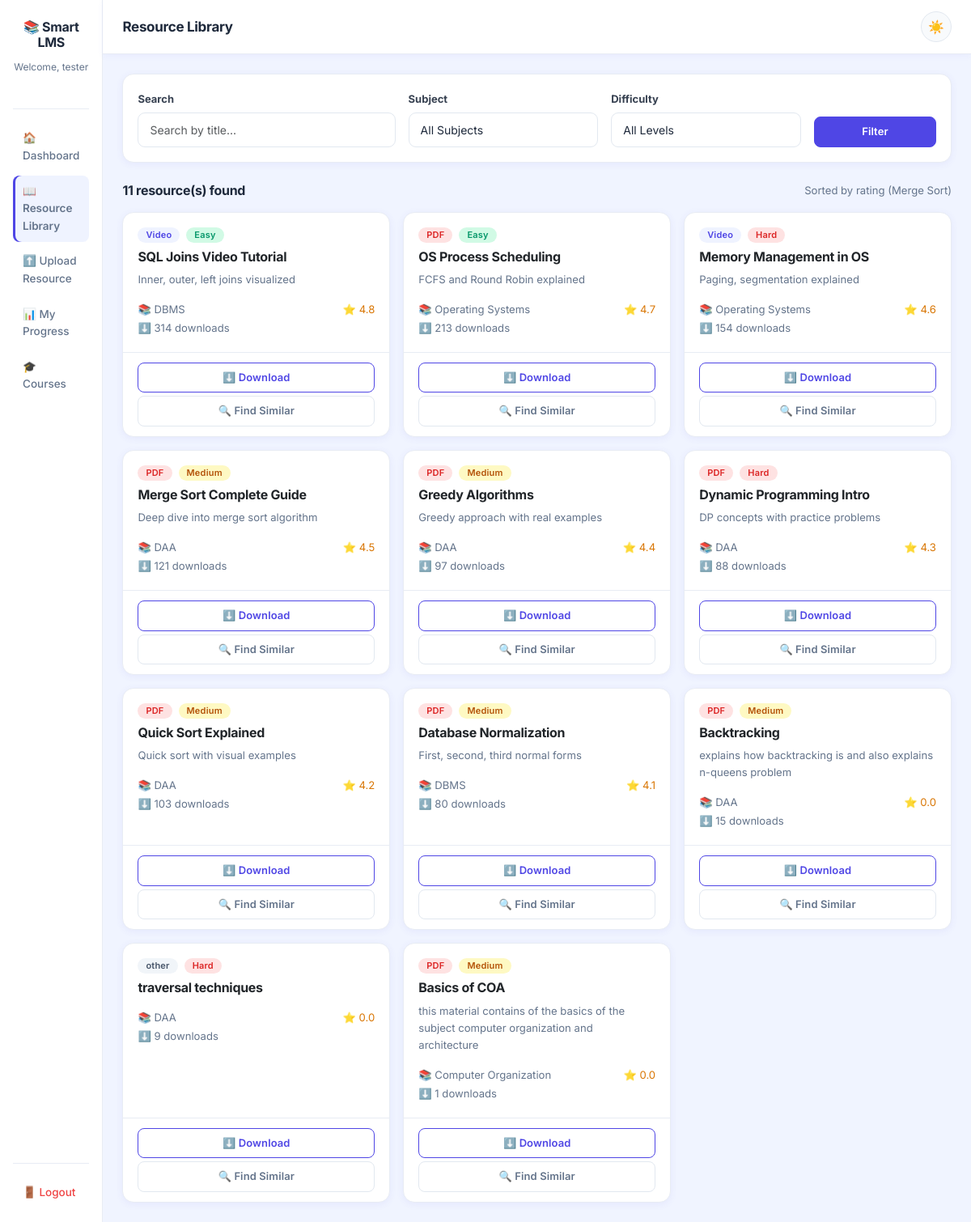
/library (signed in), run on the app's committed database.
### tables this page shows
CREATE TABLE resources (
            resource_id  INTEGER PRIMARY KEY AUTOINCREMENT,
            title        TEXT NOT NULL,
            description  TEXT,
            type         TEXT NOT NULL,
            course       TEXT NOT NULL,
            difficulty   TEXT NOT NULL,
            file_path    TEXT,
            rating       REAL DEFAULT 0,
            downloads    INTEGER DEFAULT 0,
            uploaded_at  TIMESTAMP DEFAULT CURRENT_TIMESTAMP
        );

### app.py (the view)
@app.route('/library')
def library():
    if 'student_id' not in session:
        return redirect(url_for('login'))
    from database.db import get_all_resources
    from algorithms.sorting import merge_sort
    all_resources  = get_all_resources()
    resources_list = [dict(r) for r in all_resources]
    show_similar  = request.args.get('show_similar', '')
    similar_title = ''
    if show_similar and 'similar_ids' in session:
        similar_ids   = session.pop('similar_ids')
        similar_title = session.pop('similar_title', '')
        session.pop('similar_course', '')
        resources_list = [
            r for r in resources_list
            if r['resource_id'] in similar_ids
        ]
        resources_list = merge_sort(resources_list, key='rating', reverse=True)
    else:
        search     = request.args.get('search', '')
        course     = request.args.get('course', '')
        difficulty = request.args.get('difficulty', '')
        if search:
            resources_list = [
                r for r in resources_list
                if search.lower() in r['title'].lower()
            ]
        if course:
            resources_list = [
                r for r in resources_list
                if r['course'] == course
            ]
        if difficulty:
            resources_list = [
                r for r in resources_list
                if r['difficulty'] == difficulty
            ]
        resources_list = merge_sort(resources_list, key='rating', reverse=True)
    courses = sorted(set([r['course'] for r in all_resources]))
    difficulties = sorted(set([r['difficulty'] for r in all_resources]))
    return render_template('library.html',
                           resources=resources_list,
                           student_name=session['student_name'],
                           search=request.args.get('search', ''),
                           course=request.args.get('course', ''),
                           difficulty=request.args.get('difficulty', ''),
                           similar_title=similar_title,
                           courses=courses,
                           difficulties=difficulties)

### algorithms/sorting.py (called while the page is built, shortened)
def merge_sort(resources, key='rating', reverse=True):
    if len(resources) <= 1:
        return resources
    mid = len(resources) // 2
    left_half  = resources[:mid]
    right_half = resources[mid:]
    left_sorted  = merge_sort(left_half,  key, reverse)
    right_sorted = merge_sort(right_half, key, reverse)
    return merge(left_sorted, right_sorted, key, reverse)

def merge(left, right, key, reverse):
    result = []
    i = 0  # pointer for left list
    j = 0  # pointer for right list
    while i < len(left) and j < len(right):
        left_val  = left[i][key]  if left[i][key]  is not None else 0
        right_val = right[j][key] if right[j][key] is not None else 0
        if reverse:
            if left_val >= right_val:
                result.append(left[i])
                i += 1
            else:
                result.append(right[j])
                j += 1
    result.extend(left[i:])
    result.extend(right[j:])
    return result

### database/db.py (called while the page is built)
def get_connection():
    conn = sqlite3.connect(DB_PATH)
    conn.row_factory = sqlite3.Row
    return conn

def get_all_resources():
    conn = get_connection()
    cursor = conn.cursor()
    cursor.execute('''
        SELECT resource_id, title, description, type,
               course, difficulty, rating, downloads
        FROM resources
        ORDER BY rating DESC
    ''')
    resources = cursor.fetchall()
    conn.close()
    return resources

### templates/library.html (shortened to what this page needs)
{% extends 'base.html' %}
{% block content %}
<div class="d-flex" style="min-height: 100vh;">
    <div class="sidebar d-flex flex-column p-3" style="width: 240px; min-height: 100vh; background-color: #1e293b;">
        <div class="text-center mb-4 mt-2">
            <h5 class="text-white fw-bold">📚 Smart LMS</h5>
            <small class="text-secondary">Welcome, {{ student_name }}</small>
        </div>
        <hr class="text-secondary">
        <nav class="nav flex-column gap-1">
            <a href="/dashboard"  class="nav-link text-secondary">🏠 Dashboard</a>
            <a href="/library"    class="nav-link text-white active-link">📖 Resource Library</a>
            <a href="/upload"     class="nav-link text-secondary">⬆️ Upload Resource</a>
            <a href="/progress"   class="nav-link text-secondary">📊 My Progress</a>
            <a href="/courses"     class="nav-link text-secondary">🎓 Courses</a>
        </nav>
        <div class="mt-auto">
            <hr class="text-secondary">
            <a href="/logout" class="nav-link text-danger">🚪 Logout</a>
        </div>
    </div>
    <div class="flex-grow-1 bg-light">
       <nav class="navbar navbar-light bg-white border-bottom px-4 py-3 d-flex justify-content-between align-items-center">
            <span class="navbar-brand mb-0 h5 fw-bold">Resource Library</span>
            <button id="theme-toggle"
                    class="btn btn-sm theme-toggle-btn"
                    title="Toggle dark/light mode">
                <span id="theme-icon">🌙</span>
            </button>
        </nav>
        <div class="p-3 p-md-4">
            <div class="card border-0 shadow-sm mb-4">
                <div class="card-body">
                    <form method="GET" action="/library">
                        <div class="row g-3 align-items-end">
                            <div class="col-12 col-md-4">
                                <label class="form-label small fw-bold">Search</label>
                                <input
                                    type="text"
                                    class="form-control"
                                    name="search"
                                    placeholder="Search by title..."
                                    value="{{ search or '' }}"
                                >
                            </div>
                            <div class="col-12 col-md-3">
                                <label class="form-label small fw-bold">Subject</label>
                                <select class="form-select" name="course">
    <option value="">All Subjects</option>
</select>
                            </div>
                            <div class="col-12 col-md-3">
                                <label class="form-label small fw-bold">Difficulty</label>
                                <select class="form-select" name="difficulty">
    <option value="">All Levels</option>
</select>
                            </div>
                            <div class="col-12 col-md-2">
                                <button type="submit" class="btn btn-primary w-100">
                                    Filter
                                </button>
                            </div>
                        </div>
                    </form>
                </div>
            </div>
            <div class="d-flex justify-content-between align-items-center mb-3">
                <h6 class="fw-bold mb-0">
                    {{ resources|length }} resource(s) found
                </h6>
                {% if similar_title %}
                    <small class="text-muted">
                        Showing resources similar to <strong>{{ similar_title }}</strong>
                        — <a href="/library">View all resources</a>
                    </small>
                {% else %}
                    <small class="text-muted">Sorted by rating (Merge Sort)</small>
                {% endif %}
            </div>
            <div class="row g-3">
                {% if resources %}
                    {% for resource in resources %}
                    <div class="col-12 col-sm-6 col-md-4">
                        <div class="card border-0 shadow-sm h-100">
                            <div class="card-body">
                                <div class="d-flex gap-2 mb-2">
                                    {% if resource['type'] == 'pdf' %}
                                        <span class="badge bg-danger">PDF</span>
                                    {% elif resource['type'] == 'video' %}
                                        <span class="badge bg-primary">Video</span>
                                    {% else %}
                                        <span class="badge bg-secondary">{{ resource['type'] }}</span>
                                    {% endif %}
                                    {% if resource['difficulty'] == 'Easy' %}
                                        <span class="badge bg-success">Easy</span>
                                    {% elif resource['difficulty'] == 'Medium' %}
                                        <span class="badge bg-warning text-dark">Medium</span>
                                    {% else %}
                                        <span class="badge bg-danger">Hard</span>
                                    {% endif %}
                                </div>
                                <h6 class="card-title fw-bold">{{ resource['title'] }}</h6>
                                <p class="card-text text-muted small">
                                    {{ resource['description'] }}
                                </p>
                                <div class="d-flex flex-column flex-md-row justify-content-between align-items-start align-items-md-center gap-2">
                                    <small class="text-muted">📚 {{ resource['course'] }}</small>
                                    <small class="text-warning">⭐ {{ resource['rating'] }}</small>
                                </div>
                                <small class="text-muted">⬇️ <span id="downloads-{{ resource['resource_id'] }}">{{ resource['downloads'] }}</span> downloads</small>
                            </div>
                            <div class="card-footer bg-transparent border-0 pb-3">
                                <button onclick="handleDownload({{ resource['resource_id'] }}, this)"
        class="btn btn-outline-primary btn-sm w-100 mb-1">
    ⬇️ Download
</button>
                            <a href="/similar/{{ resource['resource_id'] }}"
                               class="btn btn-outline-secondary btn-sm w-100">
                                🔍 Find Similar
                            </a>
                            </div>
                        </div>
                    </div>
                    {% endfor %}
                {% endif %}
            </div>
        </div>
    </div>
</div>
{% endblock %}

### templates/base.html (shortened to what this page needs)
<!DOCTYPE html>
<html lang="en">
<head>
    <link href="https://cdn.jsdelivr.net/npm/bootstrap@5.3.0/dist/css/bootstrap.min.css" rel="stylesheet">
    <link rel="stylesheet" href="{{ url_for('static', filename='css/style.css') }}">
</head>
<body>
<div class="container-fluid px-0">
    {% block content %}{% endblock %}
</div>
</body>
</html>

### static/css/style.css (style rules this page uses)
*, *::before, *::after { transition: background-color 0.15s ease, color 0.15s ease, border-color 0.15s ease, box-shadow 0.15s ease !important; }
* { margin: 0; padding: 0; box-sizing: border-box; }
body { font-family: 'Inter', 'Segoe UI', sans-serif; background-color: #f0f4ff; color: #1e293b; font-size: 15px; line-height: 1.6; }
.sidebar { background: #ffffff !important; border-right: 1px solid #e8ecf4; box-shadow: 2px 0 12px rgba(79, 70, 229, 0.06); }
.sidebar h5 { color: #1e293b !important; font-weight: 700; font-size: 16px; letter-spacing: -0.3px; }
.sidebar small { color: #64748b !important; font-size: 12px; }
.sidebar hr { border-color: #e8ecf4 !important; opacity: 1; }
.sidebar .nav-link { color: #64748b !important; font-size: 13.5px; font-weight: 500; padding: 9px 12px; border-radius: 8px; transition: all 0.18s ease; display: flex; align-items: center; gap: 8px; }
.active-link { background-color: #eff3ff !important; color: #4f46e5 !important; font-weight: 600 !important; box-shadow: inset 3px 0 0 #4f46e5; }
.sidebar .nav-link.text-danger { color: #ef4444 !important; }
.navbar { background: #ffffff !important; border-bottom: 1px solid #e8ecf4 !important; box-shadow: 0 2px 8px rgba(79, 70, 229, 0.05); padding: 14px 24px !important; }
.navbar .navbar-brand { color: #1e293b !important; font-weight: 700; font-size: 17px; letter-spacing: -0.3px; }
.card { border: 1px solid #e8ecf4 !important; border-radius: 14px !important; box-shadow: 0 2px 10px rgba(79, 70, 229, 0.06) !important; transition: transform 0.2s ease, box-shadow 0.2s ease !important; background: #ffffff !important; }
.card-body { padding: 18px !important; }
.card-footer { border-top: 1px solid #e8ecf4 !important; background: transparent !important; padding: 12px 18px !important; }
.btn { font-weight: 600; font-size: 13px; border-radius: 8px !important; padding: 8px 16px; transition: all 0.18s ease; letter-spacing: 0.1px; }
.btn-primary { background: #4f46e5 !important; border-color: #4f46e5 !important; color: #fff !important; }
.btn-outline-primary { color: #4f46e5 !important; border-color: #4f46e5 !important; background: transparent !important; }
.btn-outline-secondary { color: #64748b !important; border-color: #e2e8f0 !important; background: transparent !important; }
.form-control, .form-select { border: 1px solid #e2e8f0; border-radius: 9px !important; padding: 10px 14px; font-size: 14px; color: #1e293b; background: #fff; transition: all 0.2s ease; }
.form-label { font-size: 13px; font-weight: 600; color: #374151; margin-bottom: 6px; }
.badge { font-size: 11px !important; font-weight: 600 !important; padding: 4px 10px !important; border-radius: 20px !important; letter-spacing: 0.2px; }
.bg-danger { background: #fee2e2 !important; color: #dc2626 !important; }
.bg-primary { background: #eff3ff !important; color: #4f46e5 !important; }
.bg-success { background: #d1fae5 !important; color: #059669 !important; }
.bg-warning { background: #fef9c3 !important; color: #b45309 !important; }
.bg-secondary { background: #f1f5f9 !important; color: #475569 !important; }
.flex-grow-1.bg-light { background: #f0f4ff !important; }
h1, h2, h3, h4, h5, h6 { font-weight: 700; letter-spacing: -0.3px; color: #1e293b; }
.text-muted { color: #64748b !important; }
.text-danger { color: #dc2626 !important; }
.text-warning { color: #d97706 !important; }
.shadow-sm { box-shadow: 0 2px 10px rgba(79, 70, 229, 0.07) !important; }
.border-bottom { border-bottom: 1px solid #e8ecf4 !important; }
hr { border-color: #e8ecf4; opacity: 1; }
.theme-toggle-btn { width: 38px; height: 38px; border-radius: 50% !important; border: 1px solid #e2e8f0 !important; background: #f8fafc !important; font-size: 16px; display: flex; align-items: center; justify-content: center; cursor: pointer; transition: all 0.2s ease; padding: 0 !important; }

### data on the page
resources: type "Video", difficulty "Easy", title "SQL Joins Video Tutorial", description "Inner, outer, left joins visualized", course "DBMS", rating "4.8", downloads "314"
resources: type "PDF", difficulty "Easy", title "OS Process Scheduling", description "FCFS and Round Robin explained", course "Operating Systems", rating "4.7", downloads "213"
resources: type "Video", difficulty "Hard", title "Memory Management in OS", description "Paging, segmentation explained", course "Operating Systems", rating "4.6", downloads "154"
resources: type "PDF", difficulty "Medium", title "Merge Sort Complete Guide", description "Deep dive into merge sort algorithm", course "DAA", rating "4.5", downloads "121"
resources: type "PDF", difficulty "Medium", title "Greedy Algorithms", description "Greedy approach with real examples", course "DAA", rating "4.4", downloads "97"
resources: type "PDF", difficulty "Hard", title "Dynamic Programming Intro", description "DP concepts with practice problems", course "DAA", rating "4.3", downloads "88"
resources: type "PDF", difficulty "Medium", title "Quick Sort Explained", description "Quick sort with visual examples", course "DAA", rating "4.2", downloads "103"
resources: type "PDF", difficulty "Medium", title "Database Normalization", description "First, second, third normal forms", course "DBMS", rating "4.1", downloads "80"
resources: type "PDF", difficulty "Medium", title "Backtracking", description "explains how backtracking is and also explains n-queens problem", course "DAA", rating "0.0", downloads "15"
resources: type "other", difficulty "Hard", title "traversal techniques", course "DAA", rating "0.0", downloads "9"
resources: type "PDF", difficulty "Medium", title "Basics of COA", description "this material contains of the basics of the subject computer organization and architecture", course "Computer Organization", rating "0.0", downloads "1"

### other printed values
{{ student_name }} "tester"
{{ resources|length }} "11"
